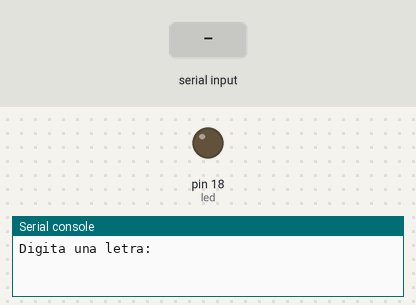
Bench run of a program on a simulated MicroPython board. Parts: output pins drawn as LEDs (lit = HIGH), the last lines printed to the serial console. The test bench sets the inputs (shaded band).

Above: at 1.2 s.
1.3 s: "a" typed at the serial console, then Enter
At 2.1 s:
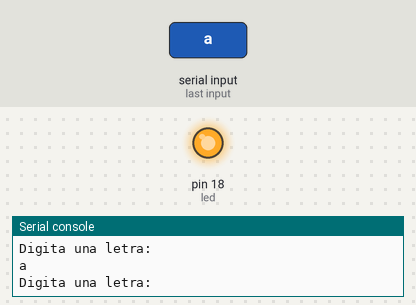
2.8 s: "b" typed at the serial console, then Enter
At 3.2 s:
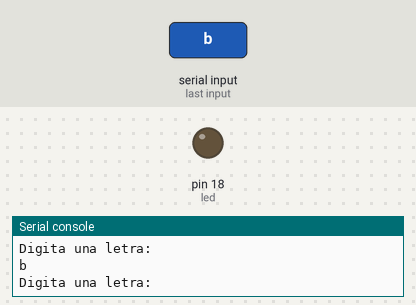
Timing chart, 0 to 5.8 s (numbered marks = the images above; inputs shaded):
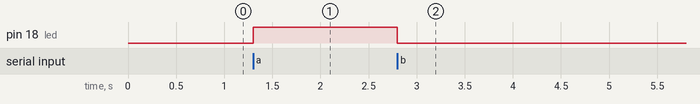

Measured:
- after the input at 1.3 s, pin 18 (led): LOW → HIGH at once
- after the input at 2.8 s, pin 18 (led): HIGH → LOW at once

The program:

02_ejemplo05.py
```python
###
# Programa que enciende un led mediante
# la informacion que ingresa el usuario
# letra a para encender, b para apagar, z para salir

# material
#  1 led
#  1 resistencias de 220 ohms
#  cables
###

from machine import Pin

led = Pin(18, Pin.OUT)

continuar = True

while continuar:

    letra = input("Digita una letra: ")
    if letra == 'a':
        led.value(1)
    elif letra == 'b':
        led.value(0)
    elif letra == 'z':
        continuar = False

print("Fin de programa")
```
